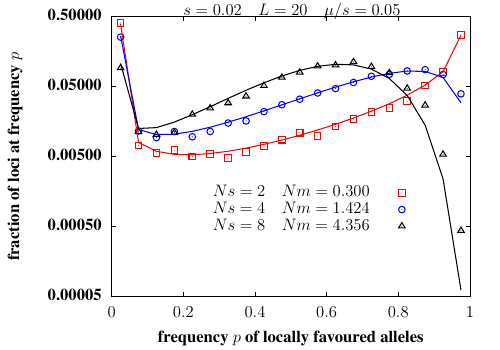

Recreate this plot in gnuplot.
set output  "freq_distributions.tex"
set terminal epslatex color dl 3.0 blacktext 12 'ptm,b' standalone
set border linewidth 2
set style line 1 lt 3 lc rgb "black"  pt 3 lw 5
set style line 2 lt 3 lc rgb "black"  pt 3  lw 5
set style line 3 lt 3 lc rgb "black"  pt 3  lw 5
set style line 4 lt 3 lc rgb "red"  pt 3 ps 0.8 lw 3
set style line 5 lt 3 lc rgb "blue"  pt 5 ps 0.8 lw 3
set style line 6 lt 3 lc rgb "green"  pt 1 ps 0.8 lw 3
set style line 7 lt 3 lc rgb "red"  pt 3 lw 4
set style line 8 lt 3 lc rgb "blue"  pt 5  lw 4
set style line 9 lt 3 lc rgb "black"  pt 1  lw 4
set style line 10 lt 3 lc rgb "red"  pt 3 lw 4
set style line 11 lt 3 lc rgb "blue"  pt 5  lw 4
set style line 12 lt 3 lc rgb "black"  pt 1  lw 4

#set format y '\large %g'  
#set format x '\large %g'  

#se size  ratio 0.8

se yrange [0.00005:0.5]
se xrange [0.0:1.0]
se xtics (0.0,0.2,0.4,0.6,0.8,1.0)
#se yrange [0.0:1.0]
se ytics (0.00005,0.0005,0.005,0.05,0.5)
se logsc y
#se logsc x
se key at 0.9,0.002

se xlabel "frequency $p$ of locally favoured alleles"
se ylabel "fraction of loci at frequency $p$"
se label "$s=0.02 \\quad L=20 \\quad \\mu/s = 0.05$"  at 0.2,0.6
set style function lines

pl "binneddist_K100.txt" u ((20-$1)*0.05+0.025):2 ps 1.5 pt 4 lw 3 lc rgb "red" ti "$Ns=2 \\quad Nm=0.300$",\
"binneddist_K200.txt" u ((20-$1)*0.05+0.025):2 ps 1.5 pt 6 lw 3 lc rgb "blue" ti "$Ns=4 \\quad Nm=1.424$",\
"binneddist_K400.txt" u ((20-$1)*0.05+0.025):2 ps 1.5 pt 8 lw 3 lc rgb "black" ti "$Ns=8 \\quad Nm=4.356$",\
"freqdist_Ks2Kmu0.01Km0.3.txt" u ((20-$1)*0.05+0.025):($2/0.980613) w lines lw 3 lc rgb "red"  noti,\
"freqdist_Ks4Kmu0.02Km1.424.txt" u ((20-$1)*0.05+0.025):($2/0.99944) w lines lw 3 lc rgb "blue"  noti,\
"freqdist_Ks8Kmu0.04Km4.356.txt" u ((20-$1)*0.05+0.025):($2/0.9999997) w lines lw 3 lc rgb "black" noti




#set terminal po col
#set output # closes file
#pause -1 "Hit any key to continue"

#system('epstopdf abc_MM-inc.eps && pdflatex abc_MM.tex')
#system('latex abc_MM.tex && dvips abc_MM.dvi && ps2pdf abc_MM.ps')
